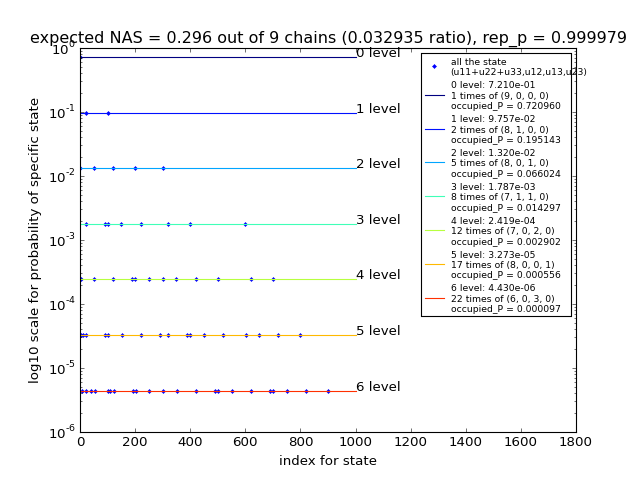

Recreate this plot in Python.


from numpy import *
import matplotlib.pyplot as plt
from matplotlib.font_manager import FontProperties
from scipy.linalg import norm
from scipy.misc import comb
from combinatorial_sequence import *

def find_diff_P(dat, tolerance):
    ind = []
    p = []
    Nd = shape(dat)[0]
    # Nd = 5
    for i in range(Nd):
        ident = 1
        for ref in p:
            if abs(dat[i, 1] - ref) < tolerance:
                ident = 0
        if ident:
            ind.append(dat[i, 0])
            p.append(dat[i, 1])
    sorted_index = argsort(p)
    re_ind = zeros(size(ind))
    re_p = zeros(size(ind))
    for i in range(size(ind)):
        re_ind[i] = ind[sorted_index[i]]
        re_p[i] = p[sorted_index[i]]
    return re_ind[::-1], re_p[::-1]


def uij(distance):
    return distance**2.0

p0 = asarray([0, 0])
p1 = asarray([1, 1])
p2 = asarray([0, -2])

r = asarray([[0, norm(p0 - p1), norm(p0 - p2)],
             [norm(p1 - p0), 0, norm(p1 - p2)],
             [norm(p2 - p0), norm(p2 - p1), 0]])


Pr = exp(-r)

Np = 3
Nc = 3
Ns = asarray([3, 3, 3])
Ns_indist = 3
u_indist = asarray([[uij(norm(p0-p0)), uij(norm(p0-p1)), uij(norm(p0-p2))],
                    [uij(norm(p1-p1)), uij(norm(p1-p2)), uij(norm(p1-p0))],
                    [uij(norm(p2-p2)), uij(norm(p2-p0)), uij(norm(p2-p1))]])
w = get_weight_combinations(Np, Nc)
# w = asarray([get_weight_combinations(Ns[0], Nc), get_weight_combinations(Ns[1], Nc), get_weight_combination(Ns[2], Nc)])
# Ns_distinguishable = 4
# Ns_indist = 6
# u_indist = asarray([uij(norm(p0-p0)), uij(norm(p1-p1)), uij(norm(p2-p2)), uij(norm(p0-p1)), uij(norm(p0-p2)), uij(norm(p1-p2))])
# degeneracy_roof = Np
# Nc_association = Np*Nc
# w = get_weight_combinations(Ns_indist, Nc_association)
Ns = shape(w)[0]
pot = zeros([Ns, Np])
for k in range(Np):
    for s in range(Ns):
        for i in range(Ns_indist):
            pot[s, k] += w[s, i]*u_indist[k,i]
tmp_P = exp(-pot)
Z = zeros(Np)
P = zeros([Ns, Np])
for i in range(Np):
    Z[i] = sum(tmp_P[:,i])
    P[:, i] = tmp_P[:,i]/Z[i]

P_map = ones(Ns**Np)
P_index = zeros([Ns**Np, 3])
for i in range(Ns):
    for j in range(Ns):
        for k in range(Ns):
            index_now = k + j*Ns + i*Ns*Ns
            P_map[index_now] = P[i,0]*P[j,1]*P[k, 2]
            P_index[index_now, :] = asarray([i, j, k])

lower_lim = 1e-6

dat = []
for i, p in enumerate(P_map):
    if p > lower_lim:
        dat.append([i, p])
dat = asarray(dat)

diff_P_ind, diff_P_probability = find_diff_P(dat, lower_lim/2.0)
diff_levels = size(diff_P_ind)
cnt_levels = zeros(diff_levels)
for i in range(diff_levels):
    # ref_P = diff_P_probability[i]
    for j in range(shape(dat)[0]):
        if abs(dat[j, 1] - diff_P_probability[i]) < lower_lim/2.0:
            cnt_levels[i] += 1

rep_p = 0.
av_NAS = 0.
for i in range(diff_levels):
    rep_p += cnt_levels[i]*diff_P_probability[i]
    for j in range(Np):
        av_NAS += cnt_levels[i]*diff_P_probability[i]*sum(w[P_index[diff_P_ind[i],j]][1:])

lim_x = 1.5*Ns
ref_P = asarray([[0, 1],
                 [Ns**Np, 1]])



fontP = FontProperties(size='x-small')
import matplotlib.colors as colors
import matplotlib.cm as cmx
cm = plt.get_cmap('jet')
cNorm = colors.Normalize(vmin=0, vmax=diff_levels)
scalarMap = cmx.ScalarMappable(norm=cNorm, cmap=cm)

plt.clf()
plt.ion()
xmin, xmax, ymin, ymax = 0, 1.8*Ns**Np, lower_lim, 10**0
D_y = 1.1
shift_y = 1.2
plt.semilogy(dat[:,0], dat[:,1], 'b.', label = 'all the state\n(u11+u22+u33,u12,u13,u23)')

for i in range(diff_levels):
    color_val = scalarMap.to_rgba(range(diff_levels)[i])
    plt.semilogy(ref_P[:,0], ref_P[:,1]*diff_P_probability[i], '-', color=color_val, label = '%d level: %4.3e\n%ld times of (%d, %d, %d, %d)\noccupied_P = %4.6lf'%(i, diff_P_probability[i], cnt_levels[i], w[P_index[diff_P_ind[i],0]][0] + w[P_index[diff_P_ind[i],1]][0] + w[P_index[diff_P_ind[i],2]][0], w[P_index[diff_P_ind[i],0]][1] + w[P_index[diff_P_ind[i],1]][2], w[P_index[diff_P_ind[i],0]][2] + w[P_index[diff_P_ind[i], 2]][1], w[P_index[diff_P_ind[i], 1]][1] + w[P_index[diff_P_ind[i], 2]][2], cnt_levels[i]*diff_P_probability[i]))
    p=0
    if i==0:
        y_pos = diff_P_probability[i]
        p=0
    elif y_pos/diff_P_probability[i] < D_y:
        p += 1        
        y_pos = diff_P_probability[i]/(p*shift_y)
    else:
        y_pos = diff_P_probability[i]
        p=0
    plt.annotate('%d level'%(i), xy=(Ns**Np, y_pos))
plt.legend(loc = 'upper right', prop=fontP, numpoints=1)
plt.axis([xmin, xmax, ymin, ymax])
plt.xlabel('index for state')
plt.ylabel('log10 scale for probability of specific state')
plt.title('expected NAS = %4.3lf out of %d chains (%4.6lf ratio), rep_p = %4.6lf'%(av_NAS, Nc*Np, av_NAS/(Nc*Np), rep_p))
plt.show()
